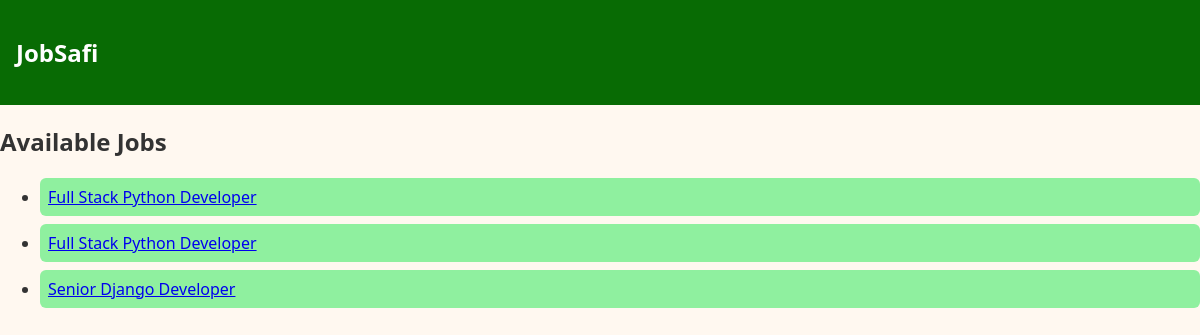
Before: / with the older database file.
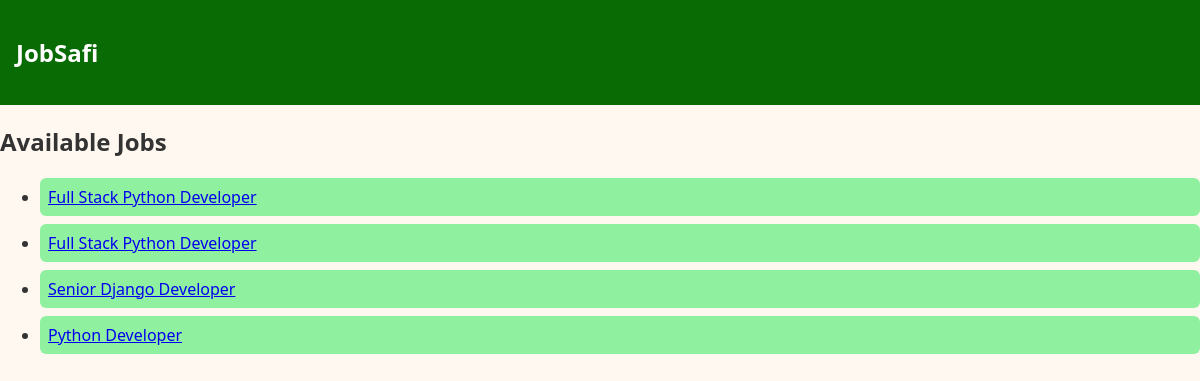
After: the same page with the newer database file.
### jobsafi/models.py (models this page shows, shortened)
class Job(models.Model):
    employer = models.ForeignKey(
        settings.AUTH_USER_MODEL, on_delete=models.CASCADE, related_name="jobs"
    )
    title = models.CharField(max_length=200)
    description = models.TextField()
    seniority = models.CharField(max_length=50)
    tags = TaggableManager()

### jobsafi/views.py (the view)
# urls.py: path("", views.home, name="home"),
def home(request):
    jobs = Job.objects.all().order_by('seniority')
    context = {"jobs": jobs}
    return render(request, "jobsafi/home.html", context)

### jobsafi/templates/jobsafi/home.html (shortened to what this page needs)
{% extends "jobsafi/base.html" %}
{% block content %}
<h2>Available Jobs</h2>
<ul class="job-list">
    {% for job in jobs %}
        <li><a href="{% url 'job_detail' job.pk %}">{{ job.title }}</a></li>
    {% empty %}
        <p>No jobs available.</p>
    {% endfor %}
</ul>
{% endblock %}

Changed rows visible on the page:
added Job: title "Python Developer"
